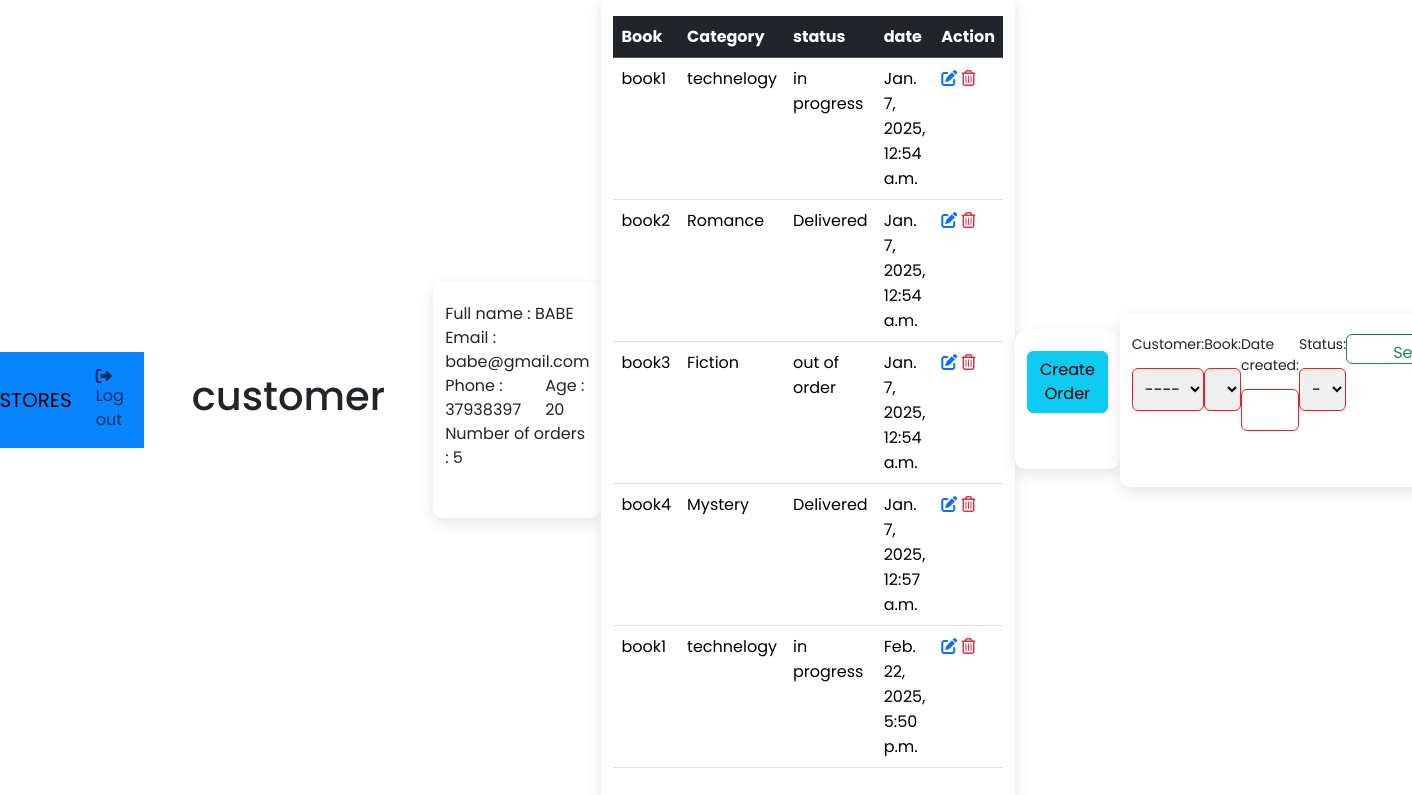
/customer/1 (signed in), run on the app's committed database.
### bookstore/models.py (models this page shows)
class Customer(models.Model):
    user = models.OneToOneField(User, null=True, on_delete=models.CASCADE)
    name = models.CharField(max_length=190, null=True)
    prenom = models.CharField(max_length=190, null=True)
    phone = models.CharField(max_length=190, null=True)
    email = models.CharField(max_length=190, null=True)
    age = models.CharField(max_length=190, null=True)
    avatar = models.ImageField(blank=190, null=True ,default="profile.jpg")
    date_created = models.DateTimeField(auto_now_add=True, null=True)
    def __str__(self):
        return self.name

class order(models.Model):
    STATUS={
        ('Pending','Pending'),
        ('Delivered','Delivered'),
        ('in progress','in progress'),
        ('out of order','out of order')
    }
    customer = models.ForeignKey(Customer, null=True, on_delete=models.SET_NULL)
    book = models.ForeignKey(Book, null=True, on_delete=models.SET_NULL)
    tags = models.ManyToManyField(Tag)
    date_created = models.DateTimeField(auto_now_add=True, null=True)
    status = models.CharField(max_length=200, null=True ,choices=STATUS)

class Book(models.Model):
     CATEGORY={
        ('Fiction','Fiction'),
        ('Mystery','Mystery'),
        ('Romance','Romance'),
        ('technelogy','technelogy')
    }
     name = models.CharField(max_length=190, null=True)
     author = models.CharField(max_length=190, null=True)
     price = models.FloatField(null=True)
     tags = models.ManyToManyField(Tag)
     category = models.CharField(max_length=190, null=True, choices=CATEGORY)
     description = models.CharField(max_length=200, null=True)
     date_created = models.DateTimeField(auto_now_add=True, null=True)
     def __str__(self):
        return self.name

### bookstore/views.py (the view)
# urls.py: path('customer/<str:pk>' ,views.customer ,name= "customer"),
@login_required(login_url='login')
def customer(request,pk) :
    customer = Customer.objects.get(id=pk)
    orders= customer.order_set.all()
    number_orders = orders.count()
    searchfilter=orderFilter(request.GET , queryset=orders)
    orders = searchfilter.qs
    context = {'customers':customer,
                'orders': orders,
                'number_orders': number_orders,
                'myfilter':searchfilter,}
    return render(request,'bookstore/customer.html',context )

### bookstore/templates/bookstore/customer.html (shortened to what this page needs)
{% extends "bookstore/main.html" %}
{% block content %}
<h1 class="p-5">customer</h1>
<div class="container  pb-5">
  <div class="row">
    <div class="col">
     Full name : {{ customers.name }}
    </div>
    <div class="col">
      Email : {{customers.email}}
    </div>
    <div class="col">
      Phone : {{customers.phone}}
    </div>
    <div class="col">
      Age : {{customers.age}}
    </div>
    <div class="col">
      Number of orders : {{number_orders}}
    </div>
  </div>
</div>
<div class="container">
  <table class="table">
    <thead class="table-dark">
        <tr>
          <th scope="col">Book</th>
          <th scope="col">Category</th>
          <th scope="col">status</th>
          <th scope="col">date</th>
          <th scope="col">Action</th>
        </tr>
      </thead>
      <tbody>
        {% for item in orders    %}
        <tr>
        <td>{{item.book}}</td>
        <td>{{item.book.category}}</td>
        <td>{{item.status}}</td>
        <td>{{item.date_created}}</td>
        <td>
          <a href="{% url 'update' item.id %}"> <i class="fa-solid fa-pen-to-square"></i></a>
          <a class="text-danger"  href="{% url 'delete' item.id %}"> <i class="fa-regular fa-trash-can"></i></a>
      </td>
      </tr>
      {%  endfor %}
      </tbody>
    </table>
</div>
<div class="container  pb-5">
  <div class="row">
    <div class="col">
      <h6 class="card-subtitle mb-2 text-body-secondary"><a class="btn btn-info"  href="{% url 'create' customers.id %}"> Create Order</a></h6>
    </div>
  </div>
</div>
<div class="container  pb-5">
  <div class="row">
    <div class="col" >
      <form class="d-flex" role="search" method="GET">
        {{myfilter.form}}<br><br><div class="col" >
        <button class="btn btn-outline-success" type="submit">Search</button></div>
      </form>
    </div>
  </div>
</div>
{% endblock %}

### static/CSSv/style.css (style rules this page uses)
* { margin: 0; padding: 0; box-sizing: border-box; }
body { font-family: Arial, sans-serif; background-color: #f4f4f4; display: flex; justify-content: center; align-items: center; height: 100vh; padding: 20px; }
.container { width: 100%; max-width: 500px; background-color: #fff; padding: 20px; border-radius: 10px; box-shadow: 0 5px 15px rgba(0, 0, 0, 0.1); }
label { font-size: 14px; margin-bottom: 5px; display: block; }
input { width: 100%; padding: 12px; font-size: 16px; border: 1px solid #ccc; border-radius: 5px; }
button { width: 100%; padding: 12px; background-color: #007BFF; color: #fff; border: none; border-radius: 5px; font-size: 16px; cursor: pointer; }
a { color: #007BFF; text-decoration: none; }

### static/CSSv/styledash.css (style rules this page uses)
* { margin: 0; padding: 0; box-sizing: border-box; font-family: "Poppins", sans-serif; }
input, textarea, select { margin-bottom: 10px; box-sizing: border-box; width: 100%; margin: 8px 0px; padding: 8px; border-radius: 6px; border: 1px solid #ee1f1f; }
button { background-color: #2697ff; color: #ccc; width: 150px; height: 30px; border: 1px solid #ccc; border-radius: 6px; font-size: 14px; }
label { display: block; }
form { width: 100%; }

### data on the page
Customer: name "BABE", email "babe@gmail.com", phone "37938397", age "20"
order: book "book1", book.category "technelogy", status "in progress", date_created "Jan. 7, 2025, 12:54 a.m."
order: book "book2", book.category "Romance", status "Delivered", date_created "Jan. 7, 2025, 12:54 a.m."
order: book "book3", book.category "Fiction", status "out of order", date_created "Jan. 7, 2025, 12:54 a.m."
order: book "book4", book.category "Mystery", status "Delivered", date_created "Jan. 7, 2025, 12:57 a.m."
order: book "book1", book.category "technelogy", status "in progress", date_created "Feb. 22, 2025, 5:50 p.m."

### other printed values
{{ number_orders }} "5"
